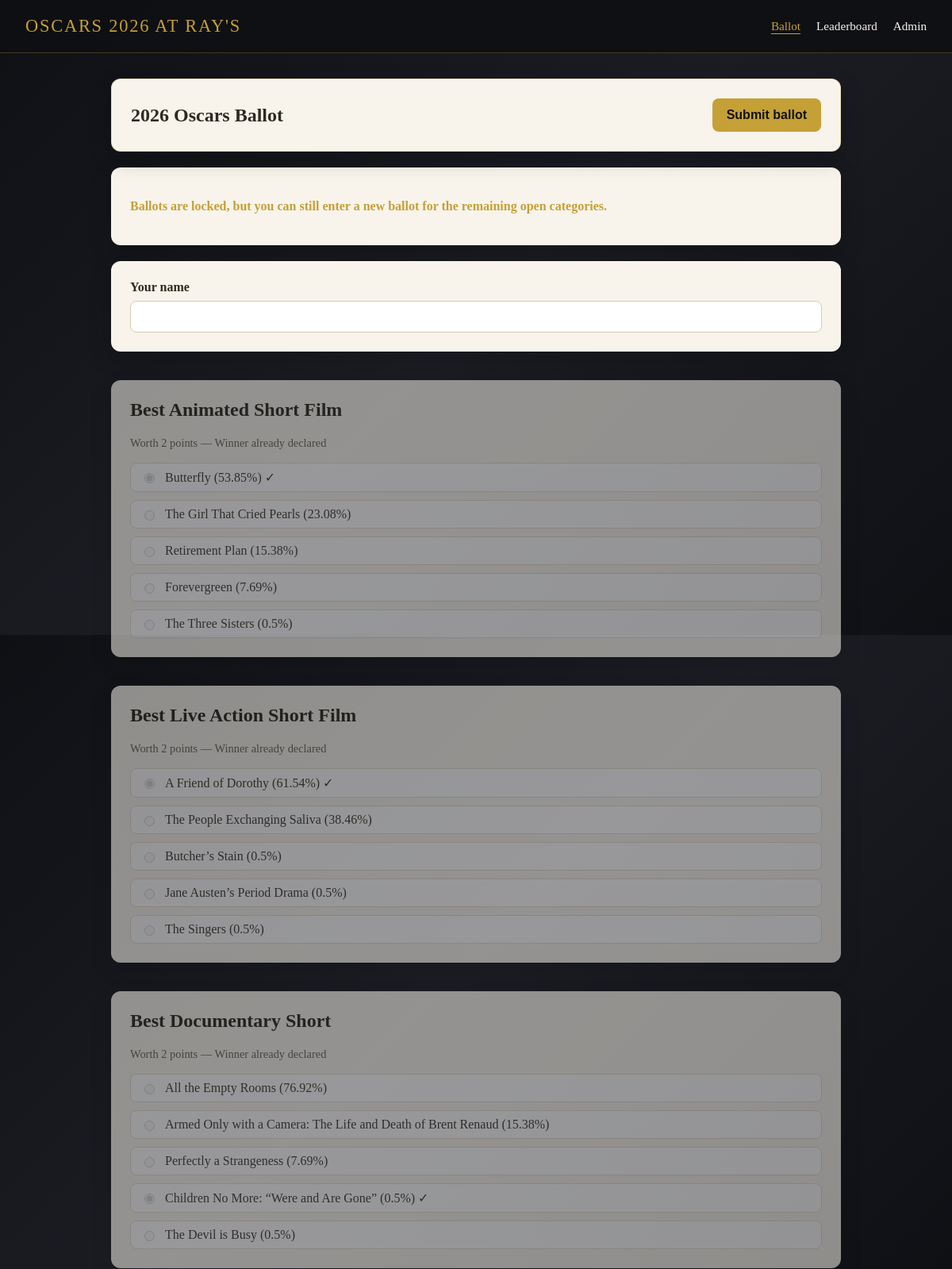
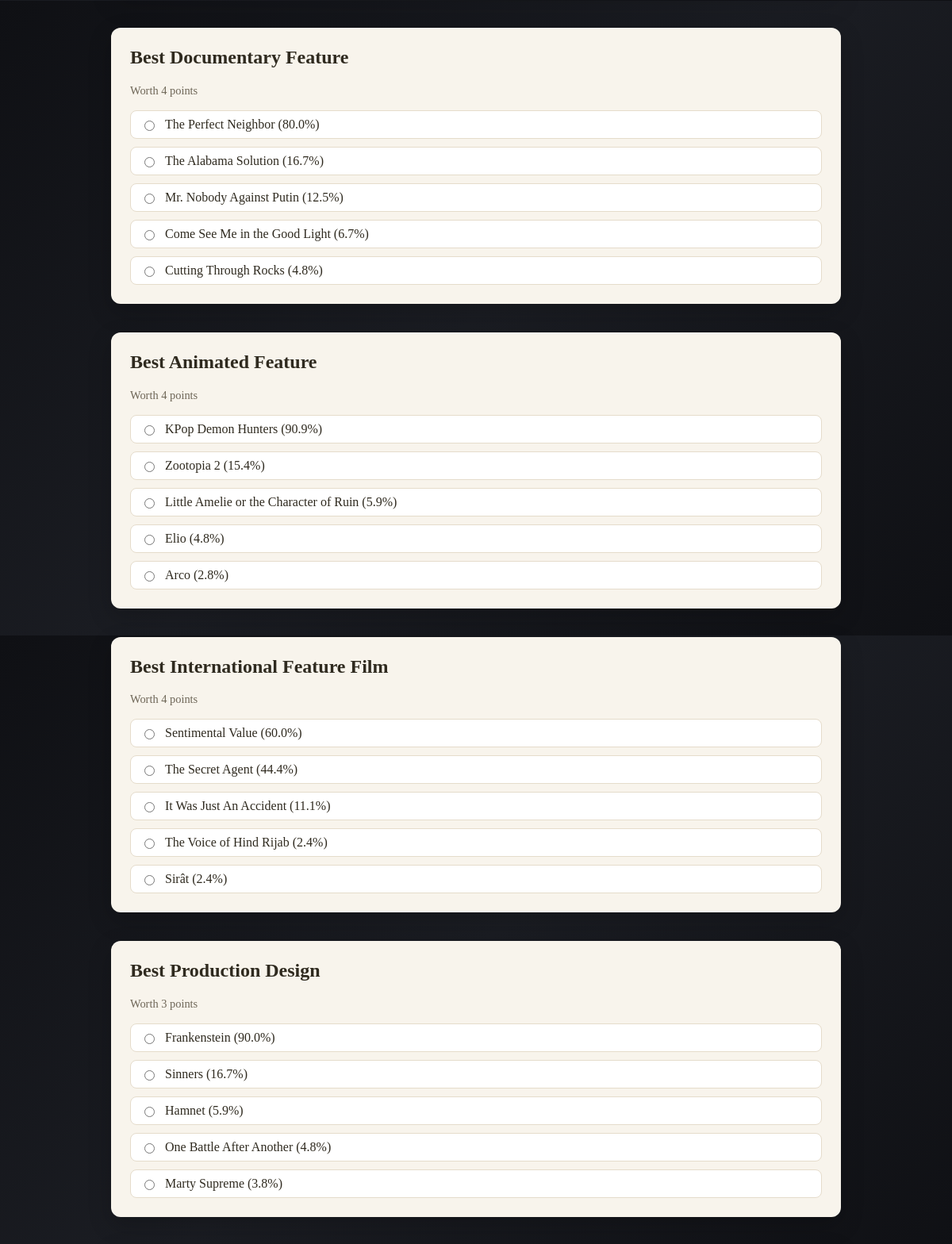
The page / (upper part) on the database its author committed (2 pictures, top to bottom).
### tables this page shows
CREATE TABLE categories (
                key TEXT PRIMARY KEY,
                name TEXT NOT NULL,
                points INTEGER NOT NULL,
                sort_order INTEGER NOT NULL
            );

CREATE TABLE nominees (
                id INTEGER PRIMARY KEY AUTOINCREMENT,
                category_key TEXT NOT NULL,
                name TEXT NOT NULL,
                FOREIGN KEY (category_key) REFERENCES categories(key)
            );

CREATE TABLE winners (
                category_key TEXT PRIMARY KEY,
                nominee TEXT NOT NULL,
                points INTEGER NOT NULL
            );

### app/main.py (the view)
@app.get("/", response_class=HTMLResponse)
async def ballot_form(
    request: Request,
    error: str | None = None,
    duplicate_name: str | None = None,
    edit_name: str | None = None,
    view_name: str | None = None,
) -> HTMLResponse:
    locked = _ballots_locked()
    current_winners = _load_winners() if locked else {}
    all_decided = locked and len(BALLOT) > 0 and len(current_winners) >= len(BALLOT)
    edit_mode = bool(edit_name)
    existing_selections: dict[str, str] = {}
    readonly_name = ""
    readonly_lookup_done = False
    readonly_lookup_error: str | None = None
    if edit_mode and edit_name:
        existing_selections = _load_guest_ballot(edit_name) or {}
    elif locked and view_name:
        readonly_name = " ".join(view_name.split()).strip()
        if readonly_name:
            readonly_lookup_done = True
            loaded = _load_guest_ballot(readonly_name)
            if loaded is None:
                readonly_lookup_error = "No ballot found for that name."
            else:
                existing_selections = loaded
        else:
            readonly_lookup_done = True
            readonly_lookup_error = "Please enter a name to view saved answers."
    return templates.TemplateResponse(
        "ballot.html",
        {
            "request": request,
            "ballot": BALLOT,
            "locked": locked,
            "error": error,
            "duplicate_name": duplicate_name,
            "edit_mode": edit_mode,
            "edit_name": edit_name,
            "default_guest_name": edit_name or "",
            "existing_selections": existing_selections,
            "edit_url": f"/?edit_name={quote(duplicate_name)}" if duplicate_name else None,
            "readonly_name": readonly_name,
            "readonly_lookup_done": readonly_lookup_done,
            "readonly_lookup_error": readonly_lookup_error,
            "winners": current_winners,
            "all_decided": all_decided,
        },
    )

### app/templates/ballot.html (shortened to what this page needs)
{% extends "base.html" %}
{% block nav_ballot_active %}is-active{% endblock %}
{% block content %}
  <section class="card ballot-toolbar">
    <div class="ballot-toolbar__row">
      <h1>2026 Oscars Ballot</h1>
      {% if not locked or (locked and not all_decided and not edit_mode) %}
        <div class="ballot-toolbar__actions">
          <button class="primary" id="submit-ballot-btn" type="submit" form="ballot-form">
            <span class="btn-label">Submit ballot</span>
          </button>
        </div>
      {% endif %}
    </div>
  </section>
  <section class="card">
    {% if not locked %}
      <p>Pick one winner per category. Points are shown per category.</p>
    {% elif not all_decided and not edit_mode %}
      <p class="notice">Ballots are locked, but you can still enter a new ballot for the remaining open categories.</p>
    {% elif all_decided %}
      <p class="notice">Voting is over &mdash; all categories have been decided. Thanks for playing!</p>
    {% else %}
      <p class="notice">Ballots are locked. Thanks for playing.</p>
    {% endif %}
  </section>
  {% if not locked %}
    <form class="ballot-form" method="post" action="/submit" id="ballot-form" data-edit-mode="{{ 1 if edit_mode else 0 }}" data-loaded-name="{{ edit_name or '' }}">
      {% if edit_mode %}
        <input type="hidden" name="overwrite" value="1">
      {% endif %}
      <section class="card">
        <label class="field-label" for="guest_name">Your name</label>
        <input id="guest_name" name="guest_name" class="text-input" value="{{ default_guest_name }}" required>
        <p id="name-duplicate-hint" class="error" style="display:none; margin-top:10px;"></p>
        <p id="name-duplicate-action" style="display:none; margin-top:8px;">
          <a id="name-duplicate-link" class="primary" href="#">Modify existing ballot</a>
        </p>
      </section>
      {% for category in ballot %}
        <section class="card">
          <h2>{{ category.name }}</h2>
          <p class="points">Worth {{ category.points }} points</p>
          <div class="choices">
            {% for nominee in category.nominees %}
              <label class="choice">
                <input
                  type="radio"
                  name="category_{{ category.key }}"
                  value="{{ nominee }}"
                  {% if existing_selections.get(category.key) == nominee %}checked{% endif %}
                  required
                >
                <span>{{ nominee }}</span>
              </label>
            {% endfor %}
          </div>
        </section>
      {% endfor %}
    </form>
    <script>
      (function () {
        const guestInput = document.getElementById("guest_name");
        const form = document.getElementById("ballot-form");
        const submitButton = document.getElementById("submit-ballot-btn");
        const clientError = document.getElementById("ballot-client-error");
        const hint = document.getElementById("name-duplicate-hint");
        const action = document.getElementById("name-duplicate-action");
        const link = document.getElementById("name-duplicate-link");
        const editMode = guestInput.form && guestInput.form.dataset.editMode === "1";
        let loadedName = (form.dataset.loadedName || "").trim().toLowerCase();
        if (!guestInput || !form || !hint || !action || !link) {
          return;
        }
        let requestSeq = 0;
        let isSubmitting = false;
        function showClientError(message) {
          if (!clientError) {
            return;
          }
          clientError.textContent = message;
          clientError.style.display = "block";
          clientError.scrollIntoView({ behavior: "smooth", block: "start" });
        }
        function clearClientError() {
          if (!clientError) {
            return;
          }
          clientError.textContent = "";
          clientError.style.display = "none";
        }
        function setSavingState() {
          if (!submitButton) {
            return;
          }
          submitButton.disabled = true;
          submitButton.classList.add("is-loading");
          submitButton.setAttribute("aria-busy", "true");
        }
        function maybeClearAnswersForNewName() {
          if (!loadedName) {
            return;
          }
          const currentName = (guestInput.value || "").trim().toLowerCase();
          if (!currentName || currentName === loadedName) {
            return;
          }
          form.querySelectorAll('input[type="radio"][name^="category_"]:checked').forEach((input) => {
            input.checked = false;
          });
          const overwriteInput = form.querySelector('input[name="overwrite"]');
          if (overwriteInput) {
            overwriteInput.remove();
          }
          loadedName = "";
          form.dataset.loadedName = "";
          showClientError("Name changed. Previous answers were cleared. Please answer all questions for the new name.");
        }
        function clearDuplicateHint() {
          hint.style.display = "none";
          hint.textContent = "";
          action.style.display = "none";
          link.href = "#";
        }
        async function checkDuplicateName() {
          const rawName = guestInput.value.trim();
          if (!rawName) {
            clearDuplicateHint();
            return;
          }
          const currentSeq = ++requestSeq;
          try {
            const res = await fetch(`/api/guest-check?name=${encodeURIComponent(rawName)}`);
            if (!res.ok || currentSeq !== requestSeq) {
              return;
            }
            const data = await res.json();
            if (data.exists) {
              hint.textContent = `A ballot already exists for ${data.name}.`;
              hint.style.display = "block";
              if (data.edit_url) {
                link.href = data.edit_url;
                action.style.display = "block";
              }
              return;
            }
            clearDuplicateHint();
          } catch (err) {
            clearDuplicateHint();
          }
        }
        guestInput.addEventListener("blur", checkDuplicateName);
        guestInput.addEventListener("change", maybeClearAnswersForNewName);
        form.addEventListener("change", function (event) {
          if (event.target !== guestInput) {
            clearClientError();
          }
        });
        form.addEventListener("submit", function (event) {
          if (isSubmitting) {
            event.preventDefault();
            return;
          }
          clearClientError();
          const categoryInputs = Array.from(
            form.querySelectorAll('input[type="radio"][name^="category_"]')
          );
          const categoryNames = [...new Set(categoryInputs.map((input) => input.name))];
          const missingCount = categoryNames.filter((name) => {
            return !form.querySelector(`input[name="${CSS.escape(name)}"]:checked`);
          }).length;
          if (missingCount > 0) {
            event.preventDefault();
            const label = missingCount === 1 ? "category is" : "categories are";
            showClientError(`Please answer all questions before submitting. ${missingCount} ${label} still missing.`);
            return;
          }
          isSubmitting = true;
          setSavingState();
        });
        if (!editMode) {
          guestInput.addEventListener("input", clearDuplicateHint);
        }
      })();
    </script>
  {% elif not all_decided and not edit_mode %}
    <form class="ballot-form" method="post" action="/submit" id="ballot-form">
      <section class="card">
        <label class="field-label" for="guest_name">Your name</label>
        <input id="guest_name" name="guest_name" class="text-input" value="" required>
      </section>
      {% for category in ballot %}
        {% set winner_nominee = winners.get(category.key, {}).get('nominee') %}
        {% if winner_nominee %}
          <section class="card is-decided">
            <h2>{{ category.name }}</h2>
            <p class="points">Worth {{ category.points }} points &mdash; Winner already declared</p>
            <div class="choices">
              {% for nominee in category.nominees %}
                <label class="choice is-readonly">
                  <input
                    type="radio"
                    name="category_{{ category.key }}"
                    value="{{ nominee }}"
                    {% if nominee == winner_nominee %}checked{% endif %}
                    disabled
                  >
                  <span>{{ nominee }}{% if nominee == winner_nominee %} &#10003;{% endif %}</span>
                </label>
              {% endfor %}
            </div>
          </section>
        {% else %}
          <section class="card">
            <h2>{{ category.name }}</h2>
            <p class="points">Worth {{ category.points }} points</p>
            <div class="choices">
              {% for nominee in category.nominees %}
                <label class="choice">
                  <input
                    type="radio"
                    name="category_{{ category.key }}"
                    value="{{ nominee }}"
                    required
                  >
                  <span>{{ nominee }}</span>
                </label>
              {% endfor %}
            </div>
          </section>
        {% endif %}
      {% endfor %}
    </form>
  {% endif %}
{% endblock %}

### app/static/styles.css (style rules this page uses)
:root { --gold: #c5a036; --night: #0f1014; --paper: #f8f4ec; --accent: #2f2a1f; --muted: #6e6657; --sticky-offset: 86px; }
* { box-sizing: border-box; }
body { margin: 0; font-family: "Georgia", "Times New Roman", serif; background: linear-gradient(135deg, #0f1014 0%, #1b1d23 50%, #0f1014 100%); color: var(--paper); }
.admin-toolbar, .ballot-toolbar { position: sticky; top: var(--sticky-offset); z-index: 30; background: rgba(15, 16, 20, 0.9); border: 1px solid rgba(197, 160, 54, 0.3); backdrop-filter: blur(6px); }
.ballot-toolbar__row { display: flex; align-items: center; justify-content: space-between; gap: 16px; flex-wrap: wrap; }
.ballot-toolbar__row h1 { margin-bottom: 0; }
.ballot-toolbar__actions { display: flex; align-items: center; gap: 12px; }
.card { background: var(--paper); color: var(--accent); padding: 24px; border-radius: 12px; margin-bottom: 20px; box-shadow: 0 10px 30px rgba(0, 0, 0, 0.2); }
h1, h2 { margin-top: 0; font-weight: 600; }
.notice { color: var(--gold); font-weight: 600; }
.ballot-form { display: grid; gap: 16px; }
.field-label { display: block; margin-bottom: 8px; font-weight: 600; }
.text-input, .select-input { width: 100%; padding: 10px 12px; border-radius: 8px; border: 1px solid #d6cbb1; font-size: 1rem; }
.points { margin: 4px 0 16px; color: var(--muted); font-size: 0.9rem; }
.choices { display: grid; gap: 10px; }
.choice { display: flex; align-items: center; gap: 10px; padding: 8px 12px; border-radius: 8px; border: 1px solid #e5dccb; cursor: pointer; background: #fff; }
.choice.is-readonly { cursor: default; opacity: 0.9; }
.choice.is-readonly input { pointer-events: none; }
.card.is-decided { opacity: 0.55; }
.primary { background: var(--gold); color: #111; border: none; padding: 12px 18px; border-radius: 8px; font-size: 1rem; cursor: pointer; font-weight: 600; }

### rows shown on the page
categories: name "Best Animated Short Film", points "2"
nominees: name "☑ Butterfly (53.85%) ✓", name "Butterfly (53.85%)"
nominees: name "☐ The Girl That Cried Pearls (23", name "The Girl That Cried Pearls (23.08%)"
nominees: name "☐ Retirement Plan (15.38%)", name "Retirement Plan (15.38%)"
nominees: name "☐ Forevergreen (7.69%)", name "Forevergreen (7.69%)"
nominees: name "☐ The Three Sisters (0.5%)", name "The Three Sisters (0.5%)"
categories: name "Best Live Action Short Film", points "2"
nominees: name "☑ A Friend of Dorothy (61.54%) ✓", name "A Friend of Dorothy (61.54%)"
nominees: name "☐ The People Exchanging Saliva (", name "The People Exchanging Saliva (38.46%)"
nominees: name "☐ Butcher’s Stain (0.5%)", name "Butcher’s Stain (0.5%)"
nominees: name "☐ Jane Austen’s Period Drama (0.", name "Jane Austen’s Period Drama (0.5%)"
nominees: name "☐ The Singers (0.5%)", name "The Singers (0.5%)"
categories: name "Best Documentary Short", points "2"
nominees: name "☐ All the Empty Rooms (76.92%)", name "All the Empty Rooms (76.92%)"
nominees: name "☐ Armed Only with a Camera: The", name "Armed Only with a Camera: The Life and Death of Brent Renaud (15.38%)"
nominees: name "☐ Perfectly a Strangeness (7.69%", name "Perfectly a Strangeness (7.69%)"
nominees: name "☑ Children No More: “Were and Ar", name "Children No More: “Were and Are Gone” (0.5%)"
nominees: name "☐ The Devil is Busy (0.5%)", name "The Devil is Busy (0.5%)"
categories: name "Best Documentary Feature", points "4"
nominees: name "The Perfect Neighbor (80.0%)"
nominees: name "The Alabama Solution (16.7%)"
nominees: name "Mr. Nobody Against Putin (12.5%)"
nominees: name "Come See Me in the Good Light (6.7%)"
nominees: name "Cutting Through Rocks (4.8%)"
categories: name "Best Animated Feature", points "4"
nominees: name "KPop Demon Hunters (90.9%)"
nominees: name "Zootopia 2 (15.4%)"
nominees: name "Little Amelie or the Character of Ruin (5.9%)"
nominees: name "Elio (4.8%)"
nominees: name "Arco (2.8%)"
categories: name "Best International Feature Film", points "4"
nominees: name "Sentimental Value (60.0%)"
nominees: name "The Secret Agent (44.4%)"
nominees: name "It Was Just An Accident (11.1%)"
nominees: name "The Voice of Hind Rijab (2.4%)"
nominees: name "Sirât (2.4%)"
categories: name "Best Production Design", points "3"
nominees: name "Frankenstein (90.0%)"
nominees: name "Sinners (16.7%)"
nominees: name "Hamnet (5.9%)"
nominees: name "One Battle After Another (4.8%)"
nominees: name "Marty Supreme (3.8%)"
